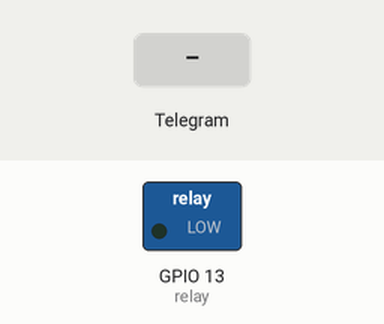
Simulated run of this sketch. Board: ESP8266 (NodeMCU). On the bench: switched loads named in the sketch (green lamp = pin HIGH). The inputs (shaded band) are chosen by the test bench. WiFi joins after 1.5 s; servers stay silent unless stated; the local clock reads 2024-03-15 10:24:30 at power-on unless the sketch sets it; what the sketch prints to the serial monitor is not drawn.

Above: at 3.0 s.
3.1 s: Telegram message "/on" received
At 4.4 s:
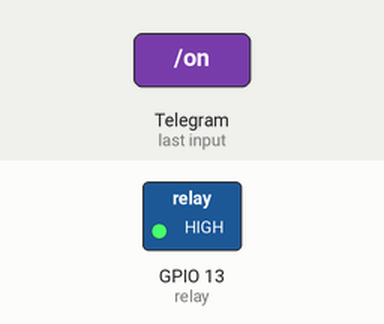
4.9 s: Telegram message "/off" received
At 6.0 s:
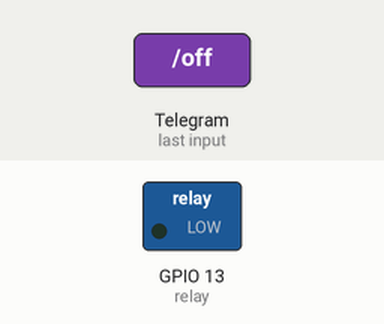
Timing chart, 0 to 7.9 s (numbered marks = the images above; inputs shaded):
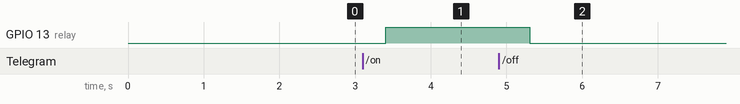

The sketch:

bot_telegram_relais.ino
```cpp
#include <ESP8266WiFi.h>
#include <WiFiClientSecure.h>
#include <UniversalTelegramBot.h>

#define WIFI_SSID "XXXXXXXXXXXXXXXXXXXXXXXX"
#define WIFI_PASSWORD "XXXXXXXXXXXXXXXXXXXXXXXXX"
#define BOTtoken "XXXXXXXXXX:XXXXXXXXXXXXXXXXXXXXXXXXXXXXXXXXXXXXXXX"
#define CHAT_ID "XXXXXXXXX"

X509List cert(TELEGRAM_CERTIFICATE_ROOT);
WiFiClientSecure secured_client;
UniversalTelegramBot bot(BOTtoken, secured_client);

const long interval = 1000;
long lastTime = 0;

const int relay = 13;
bool relayStatus = false;

void handleNewMessages(int numNewMessages) {

  for (int i = 0; i < numNewMessages; i++)
  {
    String text = bot.messages[i].text;

    if (text == "/on")
    {
      digitalWrite(relay, HIGH);
      relayStatus = true;
      bot.sendMessage(CHAT_ID, "Relay ON", "");
    }

    if (text == "/off")
    {
      digitalWrite(relay, LOW);
      relayStatus = false;
      bot.sendMessage(CHAT_ID, "Relay OFF", "");
    }

    if (text == "/status")
    {
      if (relayStatus)
      {
        bot.sendMessage(CHAT_ID, "Relay status: ON", "");
      }
      else
      {
        bot.sendMessage(CHAT_ID, "Relay status: OFF", "");
      }
    }
  }
}

void setup() {
  Serial.begin(115200);
  Serial.println("");

  pinMode(relay, OUTPUT);

  configTime(0, 0, "pool.ntp.org");      // get UTC time via NTP
  secured_client.setTrustAnchors(&cert); // Add root certificate for api.telegram.org
  Serial.print("Connecting to Wifi");
  WiFi.begin(WIFI_SSID, WIFI_PASSWORD);
  while (WiFi.status() != WL_CONNECTED)
  {
    Serial.print(".");
    delay(500);
  }
  Serial.println("");
  Serial.println("WiFi connected");

  bot.sendMessage(CHAT_ID, "Bot started up", "");
}

void loop() {
  if (millis() - lastTime > interval)
  {
    int numNewMessages = bot.getUpdates(bot.last_message_received + 1);

    while (numNewMessages)
    {
      Serial.println("got response");
      handleNewMessages(numNewMessages);
      numNewMessages = bot.getUpdates(bot.last_message_received + 1);
    }
    lastTime = millis();
  }
}
```

Measured:
- after the input at 3.1 s, GPIO 13 (relay): LOW → HIGH after 0.30 s
- after the input at 4.9 s, GPIO 13 (relay): HIGH → LOW after 0.40 s
